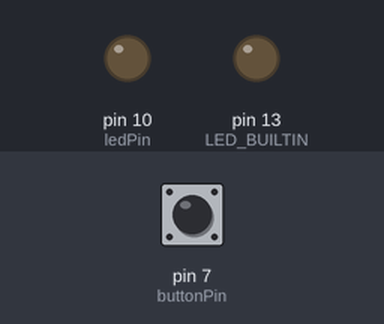
Bench run of a sketch on a simulated Arduino Uno, built with avr-gcc and run on an emulated ATmega328P. Parts: output pins drawn as LEDs (lit = HIGH). Dashed ring = blinking. The inputs (shaded band) are chosen by the test bench; at power-on: pin 7 (buttonPin) LOW.

Above: at 1.2 s.
1.3 s: pin 7 (buttonPin) pulled HIGH for 0.15 s
At 1.52 s:
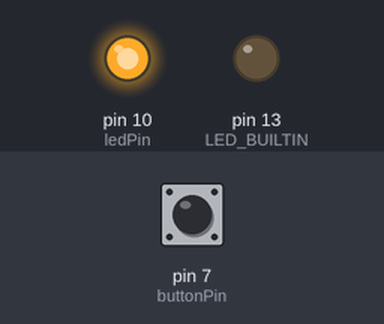
3.1 s: pin 7 (buttonPin) pulled HIGH for 3.2 s
At 3.4 s:
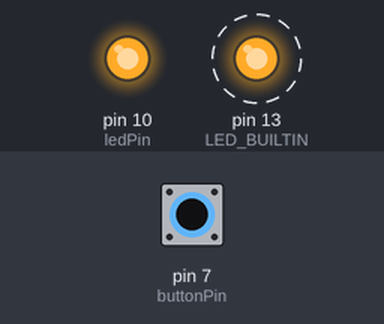
Timing chart, 0 to 7.9 s (numbered marks = the images above; inputs shaded):
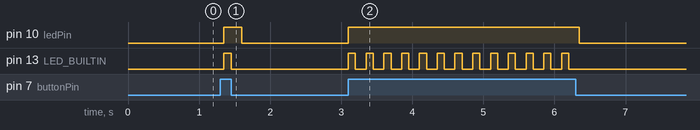

The sketch:

sketch_jun27a.ino
```cpp
  int buttonPin = 7;
  int ledPin = 10;
  int estadoBotao = 0;

void setup() {
  // put your setup code here, to run once:
  pinMode(LED_BUILTIN, OUTPUT);
  pinMode(ledPin, OUTPUT);
  pinMode(buttonPin, INPUT);
}

void loop() {

  // INDICADOR DE LOOP DA PLACA
  digitalWrite(LED_BUILTIN, HIGH);

  // QUALQUER COISA QUE SERÁ TRATADA NA PLACA DURANTE O LOOP
    estadoBotao = digitalRead(buttonPin);

    if (estadoBotao == HIGH) {
      digitalWrite(ledPin, HIGH);
      delay(100);
    } else {
      digitalWrite(ledPin, LOW);
    }

  // INDICADOR DE LOOP DA PLACA
  digitalWrite(LED_BUILTIN, LOW);
  delay(150);
}
```

Measured:
- after the input at 1.3 s, pin 10 (ledPin): LOW → HIGH after 0.05 s, → LOW 0.25 s later; pin 13 (LED_BUILTIN): LOW → HIGH after 0.05 s, → LOW 0.10 s later
- after the input at 3.1 s, pin 10 (ledPin): LOW → HIGH at once, → LOW 3.3 s later; pin 13 (LED_BUILTIN): alternates HIGH for 0.10 s and LOW for 0.15 s, 26 changes in all, then stays LOW, starting at once
